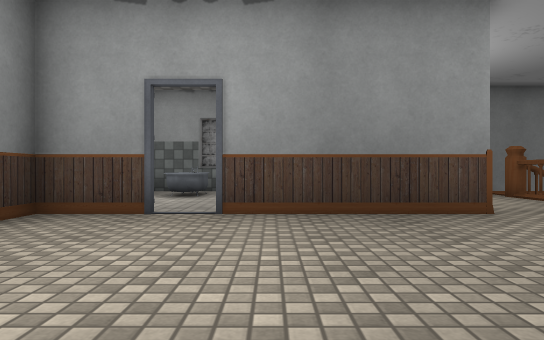
view 1 (above)

24 first-person views from a walk through a 3-D level made in the Unity game engine. The camera is 0.72 m above the floor, looks level and sees 70° across. The floor is counted in squares, 1 m on a side. Each view is taken from the middle of a square. On the plan, view 1 faces up. The plan holds only what a view shows up to about 11 squares ahead; the rest is blank. The place goes on beyond the plan. Door leaves are left out, so doorways stand open. Some surface patterns are stand-ins.

view 2
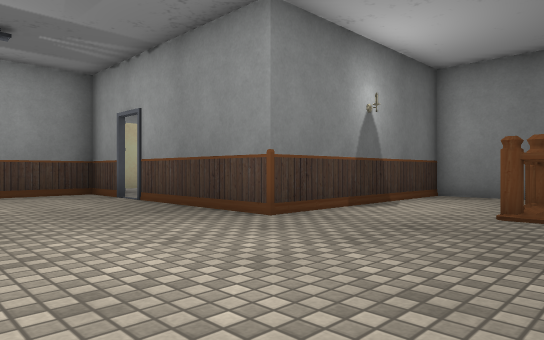

view 3
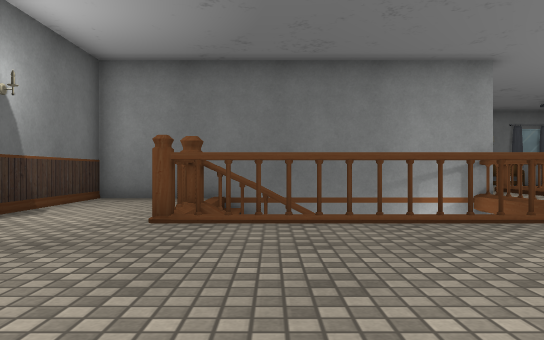

view 4
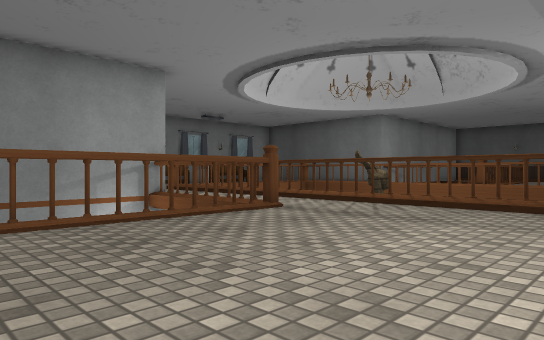

view 5
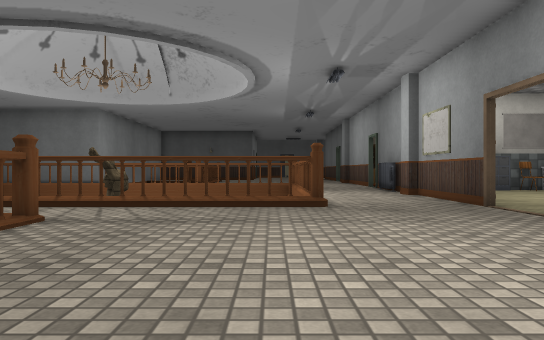

view 6
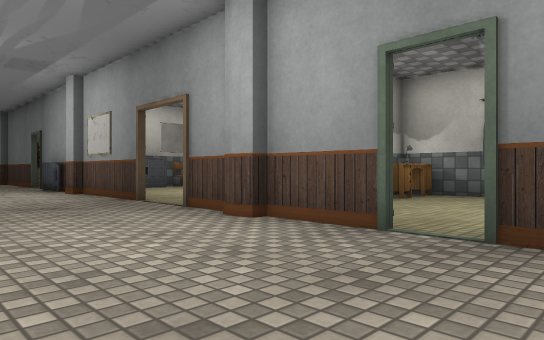

view 7
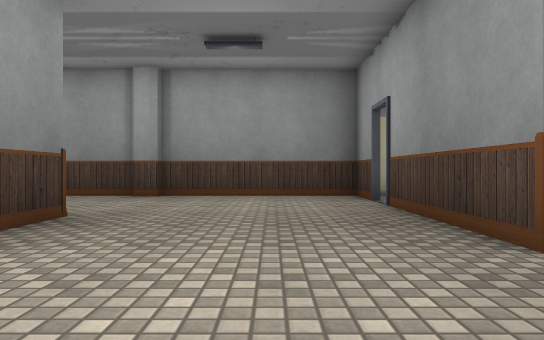

view 8
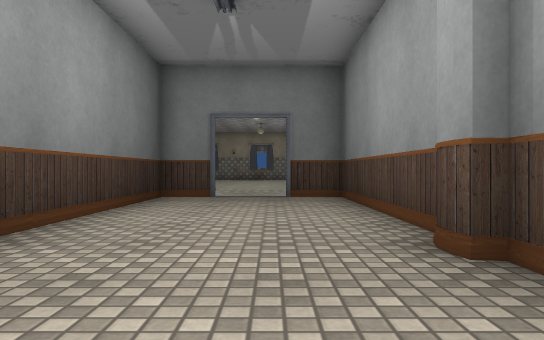

view 9
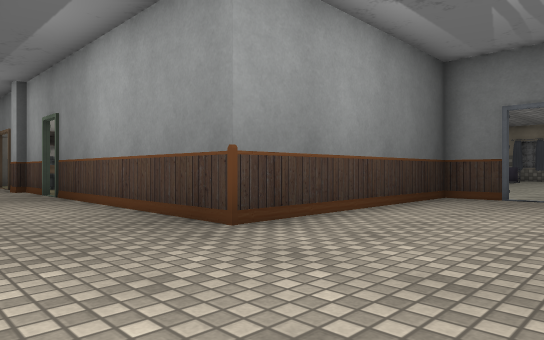

view 10
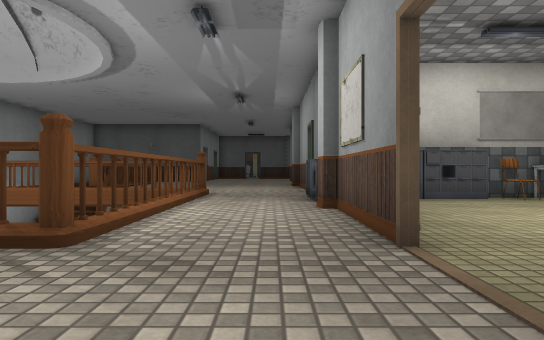

view 11
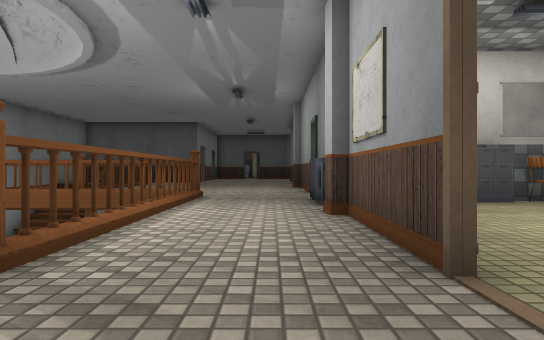

view 12
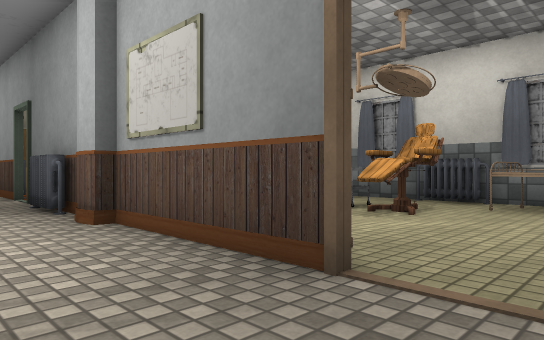

view 13
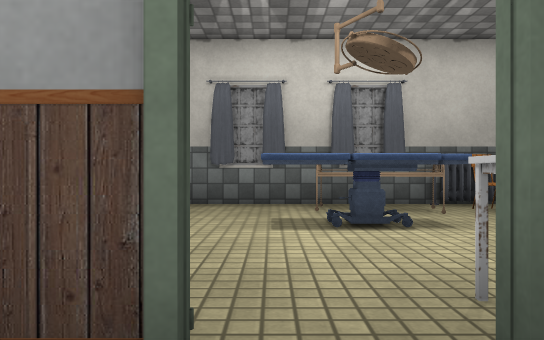

view 14
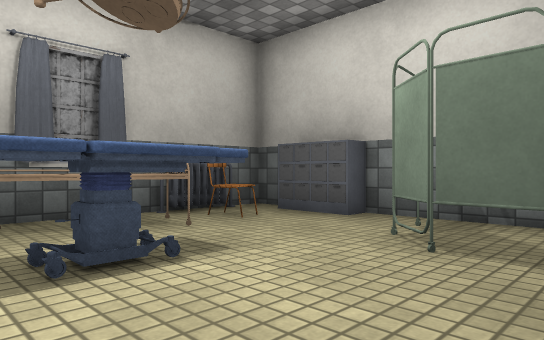

view 15
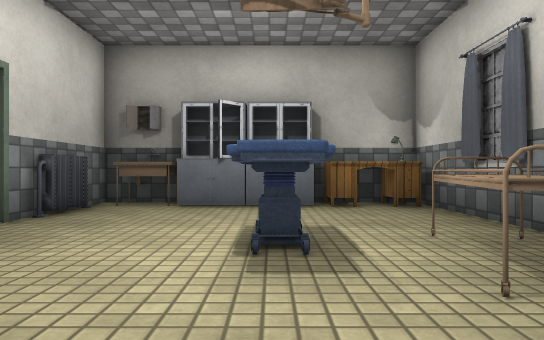

view 16
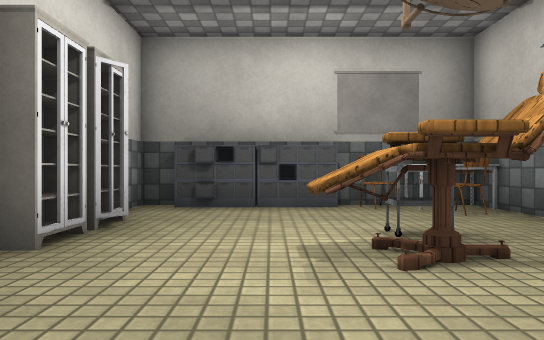

view 17
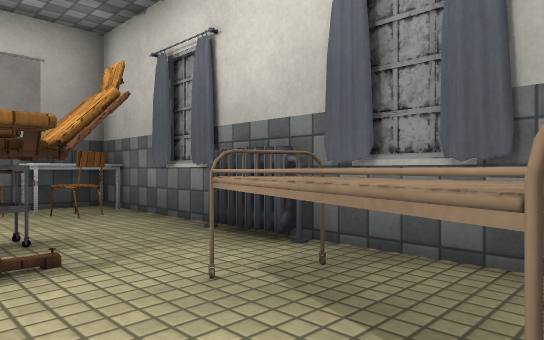

view 18
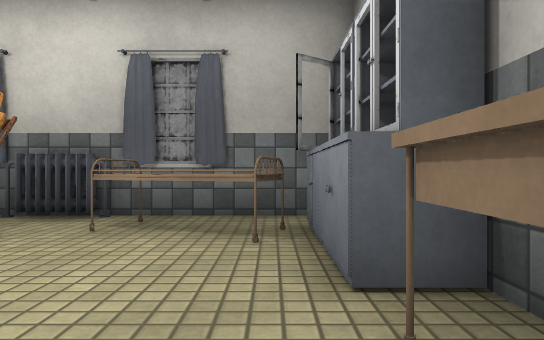

view 19
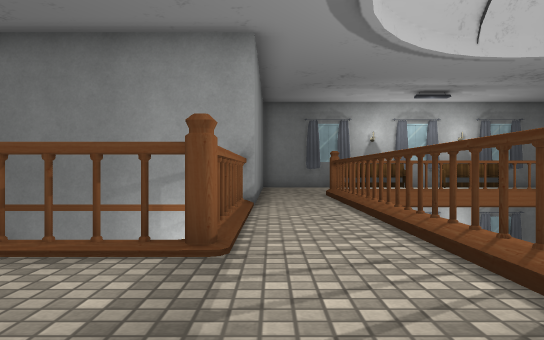

view 20
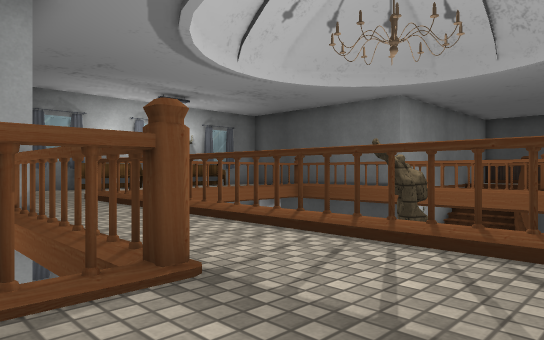

view 21
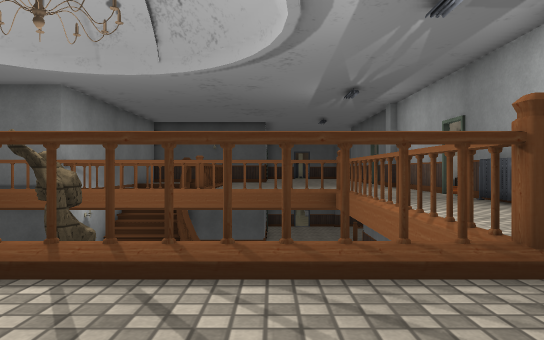

view 22
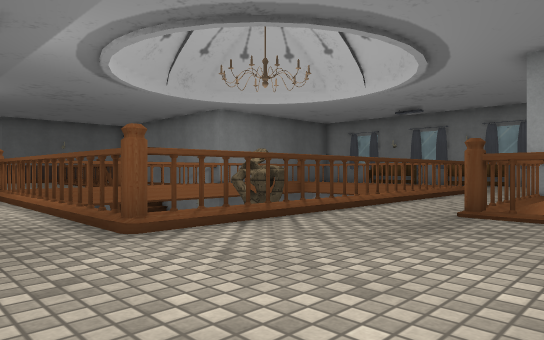

view 23
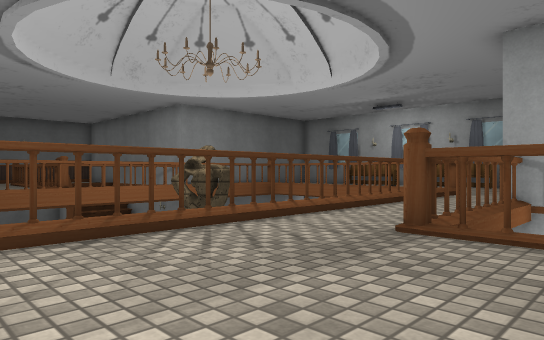

view 24
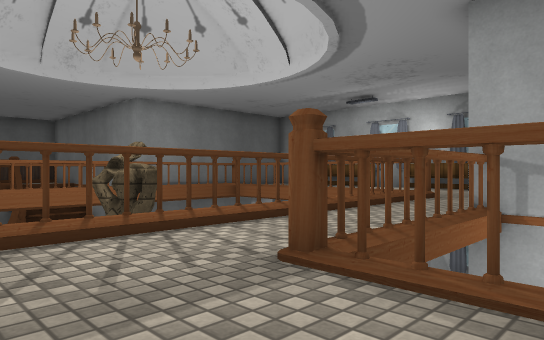

### Floor plan
Key: @ floor where view 1 was taken; # wall or solid block; . floor; / step, stairs or slope; D open door; = window, fence, low wall or low ledge; ^ raised ledge; v drop or lower ground; O other object.
Columns run from 4 left of view 1 to 28 right of it. Each row starts with its distance up from view 1.
 17                    ..
 16                  #..########/.
 15                  #..#       /.
 14                  #..#       /.
 13        ####vvvvvv#..#      v/.#v
 12        #...v     #..#      v/.^
 11        #...v     #..#      v/.^
 10        #...^vv   #..#  OO  v/.^
  9        #...v   = #..#  OO  v/.^
  8        #............#      #/....
  7      ###............#      v/....
  6 #DDD##..............#      v/....
  5 #...................#      v/....
  4 #...................#^^^^^^^/....
  3 #...............................
  2 #.............................. .
  1 #.......####DDDO##DD######O.D#O#
  0 #...@######OO...O.....##..##
 -1 #....#   ##.....#O........#
 -2 #....# ###......#.........#
 -3 #....# #...OOO..##...O....#
 -4 #....# #.........#OO.OO..O#
 -5 #....# #.OOOO...O#OOO...OOO
 -6 #DDD## ##O#####.O####O#####

Positions as (right, up) in squares from view 1, and headings:
1: (0, 0), facing up
2: (8, 2), facing up-left
3: (8, 3), facing up
4: (8, 3), facing up-right
5: (8, 5), facing right
6: (7, 5), facing down-right
7: (7, 4), facing left
8: (-2, 4), facing down
9: (-3, 4), facing down-right
10: (12, 2), facing right
11: (13, 2), facing right
12: (14, 3), facing down-right
13: (9, 2), facing down
14: (9, 0), facing down-left
15: (4, -3), facing right
16: (14, -2), facing right
17: (14, -3), facing down-right
18: (14, 0), facing down
19: (14, 5), facing up
20: (12, 6), facing up-right
21: (13, 6), facing right
22: (28, 2), facing up-left
23: (28, 4), facing up-left
24: (28, 6), facing up-left
